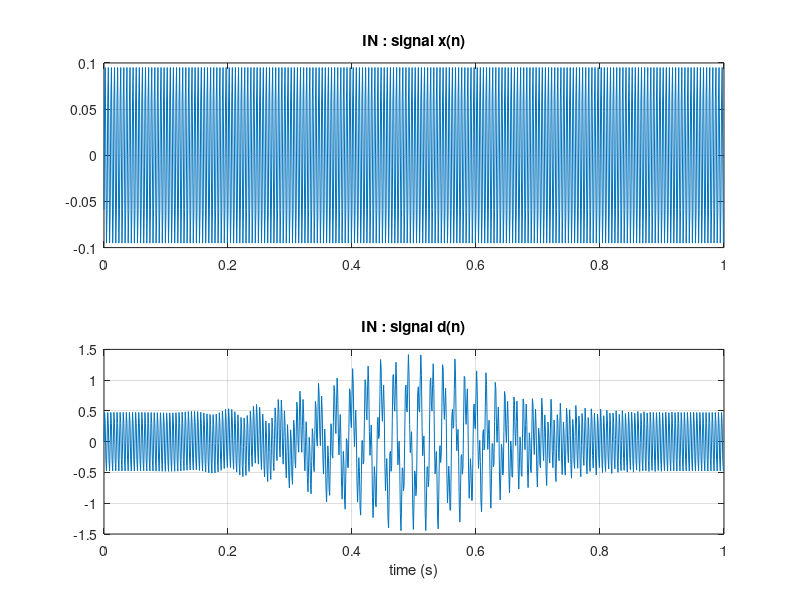
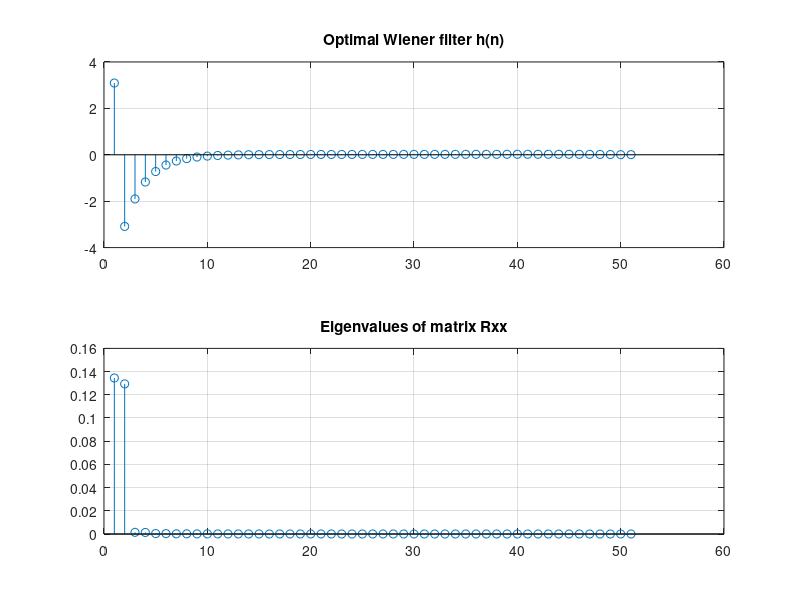
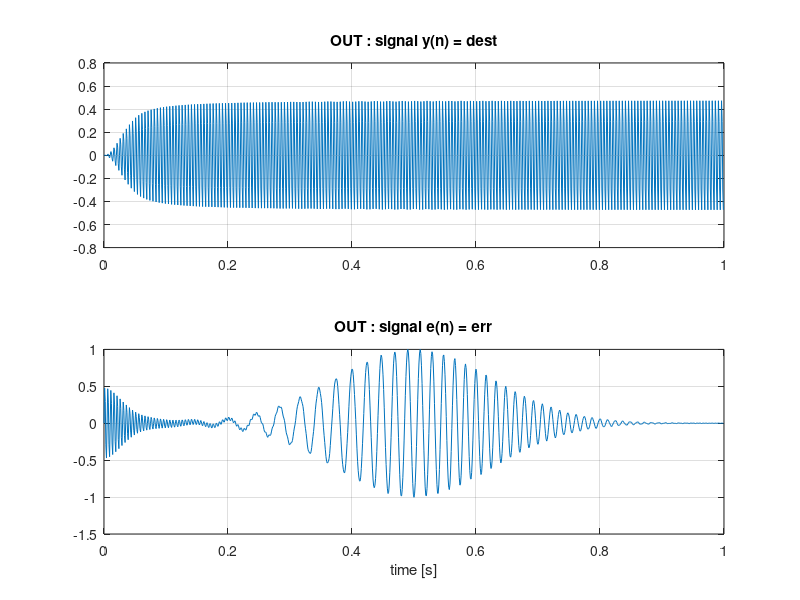
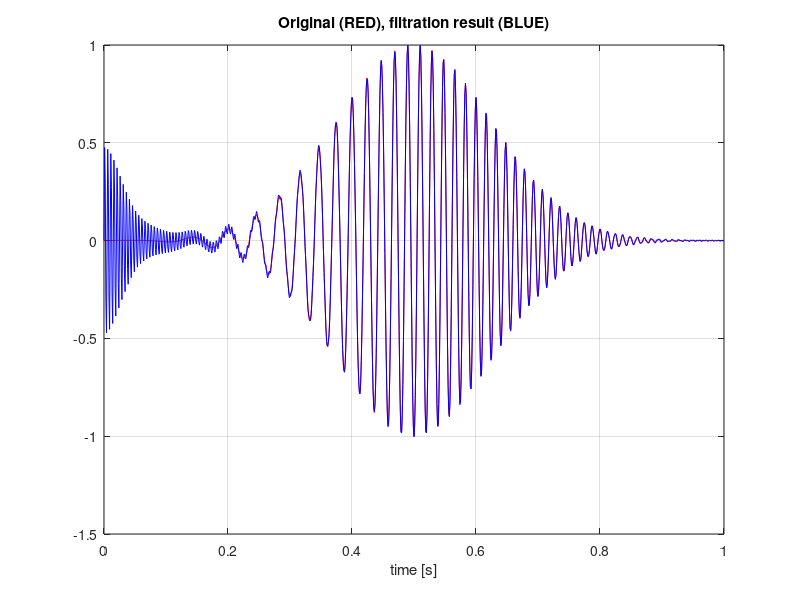

Source code (MATLAB) for these figures, in order:
% dsp12_ex_adapt.m
clear; close all;

% Task (AIC, ANC) and algorithm selection (LMS, NLMS, RLS)
isig = 1;   % 1=synthetic or 2=real signal
itask = 1;  % 1=adaptive interference canceling (e.g. cross-talk)
            % 2=adaptive signal de-noising using linear prediction method
ialg = 3;   % adaptation algorithm: 1=LMS, 2=NLMS (normalized LMS), 3=RLS

% LMS filter (Least Mean Squares)
M = 50;                 % number of adaptive filter coefficients (weights)
mi = 0.1;               % adaptation speed coefficient ( 0<mi<1)
% NLMS filter (normalized LMS), faster convergence
gamma = 0.001;          % not divide by zero constant e.g. = 0.001
% RLS filter (recursive LS) - more-complex, faster convergence
lambd = 0.999;          % RLS - forgetting factor for Least-Squares cost function
Rinv = 0.5*eye(M,M);    % RLS - inverse of Rxx matrix

%TEST SIGNALS
if(isig == 1) % SYNTHETIC SIGNALS =========================================
% Generation of an LFM (linear frequency modulation) 
env = 3;                    % choose information signal envelope:
                            % 0=rectangular, 1=alfa*t, 2=exp(-alfa*t), 3=Gauss,
fs = 1000;                  % sampling frequency
Nx = 1*fs;                  % number of samples
A = 1;                      % signal amplitude
f0 = 0;                     % LFM: initial signal frequency
df = 100;                   % LFM: frequency increase [Hz/s], SFM: modulation index [Hz]
fc = 1;                     % SFM: carrier frequency
fm = 1;                     % SFM: modulating frequency
f=0:fs/500:fs/2;            % frequencies for plots
dt=1/fs; t=0:dt:(Nx-1)*dt;  % time points for plots
s = A*cos( 2*pi* (f0*t + 0.5*df*t.^2) );                    % LFM SIGNAL
%s = A*cos( 2*pi* (fc*t + df/(2*pi*fm)*cos(2*pi*fm*t) );    % SFM SIGNAL

% ENVELOPE choice:
if (env==0) w = boxcar(Nx)'; end                        % 0 = rectangular
if (env==1) alfa=5; w=alfa*t; end                       % 1 = alfa*t
if (env==2) alfa=5; w=exp(-alfa*t); end                 % 2 = exp(-alfa*t)
if (env==3) alfa=10; w=exp(-alfa*pi*(t-0.5).^2); end    % 3 = Gauss

s = s .* w;                     % SIGNAL WITH ENVELOPE
if (itask==1)                   % TEST 1 - interference canceling
P = 0;                          % no prediction
x = 0.1*sin(2*pi*200*t-pi/5);   % interference delayed and attenuated
d = s + 0.5*sin(2*pi*200*t);    % signal + interference
end
if (itask==2)                   % TEST 2 - de-noising by prediction
P = 1;                          % prediction order set to 1,2,3,...)
x = s + 0.25*randn(1,Nx);       % signal + noise
d = [ x(1+P:length(x)) 0 ];     % signal x speed-up by P samples (earlier)
end
else % REAL SIGNALS =======================================================
[s, fs] = audioread('speech8000.wav'); s=s';
[sA,fs] = audioread('speakerA.wav'); sA=sA';
[sB,fs] = audioread('speakerB.wav'); sB=sB';
P = 1; % delay in samples
if(itask==1)                                % TEST 1
s = sA;                                     % reference for comparison
x = sB; Nx = length(x);                     % original echo signal
d = sA + 0.25*[ zeros(1,P) sB(1:end-P) ];   % added echo copy:
end                                         % weaker (0.25), delayed (P)
if(itask==2)
x = s; Nx = length(x);                      % original noisy speech
d = [ x(1+P:length(x)) zeros(1,P) ];        % signal x speed-up by P samples
end
f=0:fs/500:fs/2;                            % frequencies for plots
dt = 1/fs; t = dt*(0:Nx-1);                 % time for plots
end %======================================================================

% Figures - input signals
figure;
subplot(211); plot(t,x); grid; title('IN : signal x(n)');
subplot(212); plot(t,d); grid; title('IN : signal d(n)'); xlabel('time (s)'); 

% Calculation of optimal Wiener filter and limits for mi
for k = 0 : M
rxx(k+1) = sum( x(1+k:Nx) .* x(1:Nx-k) )/(Nx-M); % auto-correlation of x(n)
rdx(k+1) = sum( d(1+k:Nx) .* x(1:Nx-k) )/(Nx-M); % cross-correlation of d(n) and x(n)
end
Rxx = toeplitz(rxx,rxx);            % symmetrical autocorrelation matrix of x(n)
h_opt = Rxx\rdx';                   % weights of the optimal Wiener filter
lambda = eig( Rxx );                % eigenvalue decomposition of Rxx
lambda = sort(lambda,'descend');    % sorting eigenvalues
disp('Suggested values of mi')
mi1_risc = 1/lambda(1),
mi2_risc = 1/sum(lambda), 
figure;
subplot(211); stem( h_opt ); grid; title('Optimal Wiener filter h(n)');
subplot(212); stem( lambda ); grid; title('Eigenvalues of matrix Rxx');
% mi = mi2_risc/20;

% Adaptive filtration
bx = zeros(M,1);                    % initialization of buffer for input signal x(n)
h = zeros(M,1);                     % initialization of filter weights (coefficients)
y = [];
e = [];
for i = 1 : length(x)               % Main loop
bx = [ x(i); bx(1:M-1) ];           % put new sample of x(n) into the buffer
dest = h' * bx;                     % filtration of x(n) = prediction of d(n)
err = d(i) - dest;                  % prediction error
if (ialg==1)                        % LMS ########
h = h + ( 2*mi * err * bx );        % LMS - weights adaptation
end
if (ialg==2)                        % NLMS ########
eng = bx' * bx;                     % signal energy in bx
h = h + ( (2*mi)/(gamma+eng) * err * bx ); % weights adaptation
end
if (ialg==3)                        % RLS #########
Rinv = (Rinv - Rinv*bx*bx'*Rinv/(lambd+bx'*Rinv*bx))/lambd; % new Rinv
h = h + (err * Rinv * bx );         % new eights
end
if(0) % Observation of filter weights and filter frequency response
subplot(211); stem(h); xlabel('n'); title('h(n)'); grid;
subplot(212); plot(f,abs(freqz(h,1,f,fs))); xlabel('f (Hz)');
title('|H(f)|'); grid; % 
end
y = [y dest];
e = [e err];
end

% Figures - output signals
figure;
subplot(211); plot(t,y); grid; title('OUT : signal y(n) = dest');
subplot(212); plot(t,e); grid; title('OUT : signal e(n) = err');
xlabel('time [s]'); 
if (itask==1)
figure; subplot(111); plot(t,s,'r',t,e,'b'); grid; xlabel('time [s]');
title('Original (RED), filtration result (BLUE)'); 
end
if (itask==2)
n=Nx/2+1:Nx;
SNR_in_dB = 10*log10( sum( s(n).^2 ) / sum( (d(n)-s(n)).^2 ) ),
SNR_out_dB = 10*log10( sum( s(n).^2 ) / sum( (s(n)-y(n)).^2 ) ),
n=1:Nx-P;
figure; subplot(111); plot(t(n),s(n),'k',t(n),d(n),'r',t(n),y(n),'b');
grid; xlabel('time (s)');
title('Reference (BLACK), Noisy (RED), Filtered (BLUE)'); 
end
figure; subplot(111); plot(1:M+1,h_opt,'ro-',1:M,h,'bx-'); grid;
title('h(n): Wiener (RED), our (BLUE)'); xlabel('n'); 
